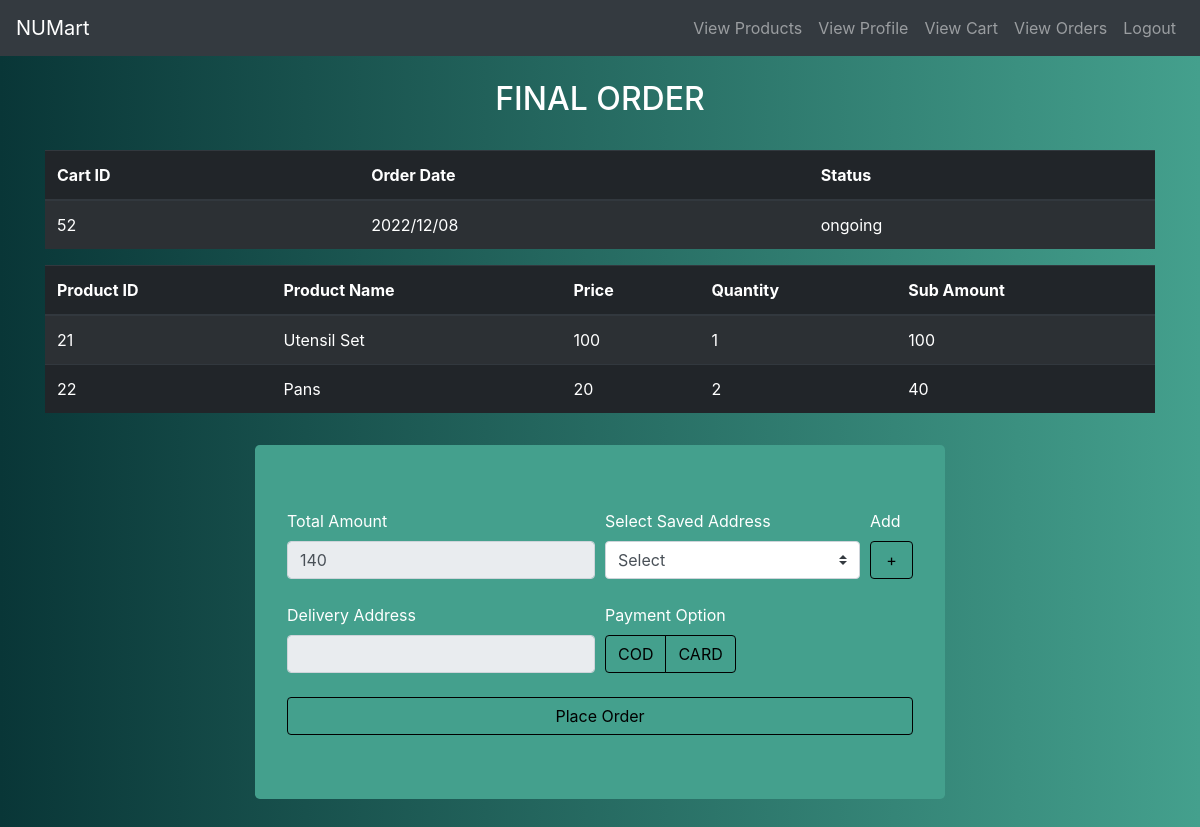
Screenshot of /project/checkout.php (signed in) with the database file from the repository.
### tables this page shows
CREATE TABLE IF NOT EXISTS `cart` (
  `cart_id` int(11) NOT NULL AUTO_INCREMENT,
  `user_id` varchar(500) NOT NULL,
  `creation_date` varchar(500) NOT NULL,
  `status` varchar(500) NOT NULL,
  PRIMARY KEY (`cart_id`),
  KEY `cart_user_fk` (`user_id`)
);

CREATE TABLE IF NOT EXISTS `detailedcart` (
  `detailCart_ID` int(11) NOT NULL AUTO_INCREMENT,
  `cart_id` int(11) NOT NULL,
  `product_Id` int(11) NOT NULL,
  `quantity` int(11) NOT NULL,
  `price` double NOT NULL,
  PRIMARY KEY (`detailCart_ID`),
  KEY `detailCart_product_fk` (`product_Id`),
  KEY `detailCart_cart_fk` (`cart_id`) USING BTREE
);

CREATE TABLE IF NOT EXISTS `product` (
  `product_id` int(11) NOT NULL AUTO_INCREMENT,
  `product_name` varchar(500) NOT NULL,
  `brand_id` int(11) NOT NULL,
  `producttype_id` int(11) NOT NULL,
  `product_image` varchar(500) NOT NULL,
  `price` int(11) NOT NULL,
  `addition_date` varchar(500) NOT NULL,
  `availability` varchar(1) NOT NULL,
  `addedby` varchar(500) NOT NULL,
  PRIMARY KEY (`product_id`),
  KEY `product_brand_fk` (`brand_id`),
  KEY `product_type_fk` (`producttype_id`)
);

### project/checkout.php (the view, shortened to what this page needs)
<!DOCTYPE html>
<html>
<head>
	<?php include 'head.php';?>
</head>
<body>
	<?php include("usernav.php"); ?>
	<br>
	<?php
	include("connect.php");
	$uid = $_SESSION["uemail"];
	$p1 = "SET @p0='".$uid."'";
	mysqli_query($cn,$p1);
	$res1 = mysqli_query($cn, "CALL getOngoingUserCart (@p0)");
	mysqli_next_result($cn);
	$typ = $_REQUEST["typ"];
	$p1 = "SET @p0='".$uid."'";
	$p2 = "SET @p1='".$typ."'";
	mysqli_query($cn,$p1);
	mysqli_query($cn,$p2);
	$res4 = mysqli_query($cn, "CALL getUserSpecificAddress (@p0, @p1)");
	mysqli_next_result($cn);
	$row4 = mysqli_fetch_array($res4);
	?>
	<center><h2 style="color: white;">FINAL ORDER</h2><br/></center>
	<div class="container table-responsive">
		<table class="table table-striped table-dark">
			<thead>
				<tr>
					<th>Cart ID</th>
					<th>Order Date</th>
					<th>Status</th>
				</tr>
			</thead>
			<tbody>
				<?php
				while($row1 = mysqli_fetch_array($res1))
				{
					?>
					<tr>
						<td><?php echo $row1[0] ?></td>
						<td><?php echo $row1[2] ?></td>
						<td><?php echo $row1[3] ?></td>
					</tr>
					<?php
					$cid = $row1[0];
				}
				?>
			</tbody>
		</table>
	</div>
	<?php
	$p1 = "SET @p0='".$cid."'";
	mysqli_query($cn,$p1);
	$res = mysqli_query($cn, "CALL getDetailedCart (@p0)");
	mysqli_next_result($cn);
	?>
	<div class="container table-responsive">
		<table class="table table-striped table-dark">
			<thead>
				<tr>
					<th>Product ID</th>
					<th>Product Name</th>
					<th>Price</th>
					<th>Quantity</th>
					<th>Sub Amount</th>
				</tr>
			</thead>
			<tbody>
				<?php
				$totalamt="";
				while($row = mysqli_fetch_array($res))
				{
					$pri = $row[4]/$row[3];
					$p1 = "SET @p0='".$row[2]."'";
					mysqli_query($cn,$p1);
					$res2 = mysqli_query($cn, "CALL getProduct (@p0)");
					mysqli_next_result($cn);
					$pronm = mysqli_fetch_array($res2);
					?>
					<tr>
						<td><?php echo $row[2] ?></td>
						<td><?php echo $pronm[1] ?></td>
						<td><?php echo $pri ?></td>
						<td><?php echo $row[3] ?></td>
						<td><?php echo $row[4] ?></td>
					</tr>
					<?php
					$totalamt = $totalamt + $row[4];
				}
				?>
			</tbody>
		</table>
	</div>
	<div class="container" style="margin: 0 auto;margin-top: 1em;max-width: 60%">
		<div class="jumbotron" style="background-color: #44a08d;">
			<form name="frm2" action="processCheckout.php" enctype="multipart/form-data">
				<div class="form-row">
					<div class="col-md-6">
						<label for="validationServer01" style="color: white;">Total Amount</label>
						<input type="text" class="form-control " id="validationServer01" placeholder="Name" name="ntxt" value="<?php echo $totalamt ?>" readonly>
					</div>
					<div class="col-md-5">
						<label style="color: white;">Select Saved Address</label>
						<select class="custom-select" name="st" onchange="printAdd(this)">
							<option value="-1">Select</option>
						</select>
					</div>
					<div class="col-md-1">
						<label for="validationServer01" style="color: white;">Add</label>
						</select><a class ="btn form-control" href="useraddrs.php">+</a><br/><br/>
					</div>
				</div>
				<div class="form-row">
					<div class="col-md-6">
						<label style="color: white;">Delivery Address</label>
						<input type="text" class="form-control " value="<?php echo $row4[0] ?>" readonly>
					</div>
					<div class="col-md-6">
						<label  style="color: white;">Payment Option</label>
						<br>
						<div class="btn-group btn-group-toggle" data-toggle="buttons">
							<label class="btn btn-secondary">
								<input type="radio" name="p" value="COD" id="option1" autocomplete="off"> COD
							</label>
							<label class="btn btn-secondary">
								<input type="radio" name="p" value="CARD" id="option2" autocomplete="off"> CARD
							</label>
						</div>
					</div>
				</div> <br>
				<button class="btn btn-primary btn-outline-dark" type="submit" value="Place Order" name="submit" style="width: 100%;">Place Order</button>
			</form>
		</div>
	</div>
</body>
</html>

### project/web.css (style rules this page uses)
body { background: #44A08D; background: -webkit-linear-gradient(to right, #093637, #44A08D); background: linear-gradient(to right, #093637, #44A08D); }
.btn { background-color: transparent; color: black; border-color: black; }

### rows the page displays
cart: cart_id "52", creation_date "2022/12/08", status "ongoing"
detailedcart: product_Id "21", product_Id.product_name "Utensil Set", price "100", quantity "1"
detailedcart: product_Id "22", product_Id.product_name "Pans", pri "20", quantity "2", price "40"
